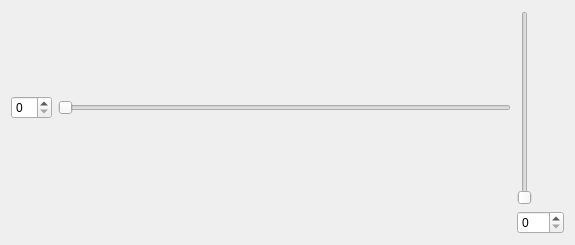
<?xml version="1.0" encoding="UTF-8"?>
<ui version="4.0">
 <class>SmallWidget</class>
 <widget class="QWidget" name="SmallWidget">
  <property name="geometry">
   <rect>
    <x>0</x>
    <y>0</y>
    <width>575</width>
    <height>245</height>
   </rect>
  </property>
  <property name="windowTitle">
   <string>Form</string>
  </property>
  <layout class="QGridLayout" name="gridLayout">
   <item row="0" column="0">
    <widget class="QSpinBox" name="hspinBox">
     <property name="maximum">
      <number>99</number>
     </property>
    </widget>
   </item>
   <item row="0" column="1">
    <widget class="QSlider" name="horizontalSlider">
     <property name="maximum">
      <number>99</number>
     </property>
     <property name="orientation">
      <enum>Qt::Horizontal</enum>
     </property>
    </widget>
   </item>
   <item row="0" column="2">
    <widget class="QSlider" name="verticalSlider">
     <property name="orientation">
      <enum>Qt::Vertical</enum>
     </property>
    </widget>
   </item>
   <item row="1" column="2">
    <widget class="QSpinBox" name="vspinBox">
     <property name="maximum">
      <number>100</number>
     </property>
    </widget>
   </item>
  </layout>
 </widget>
 <resources/>
 <connections/>
</ui>
